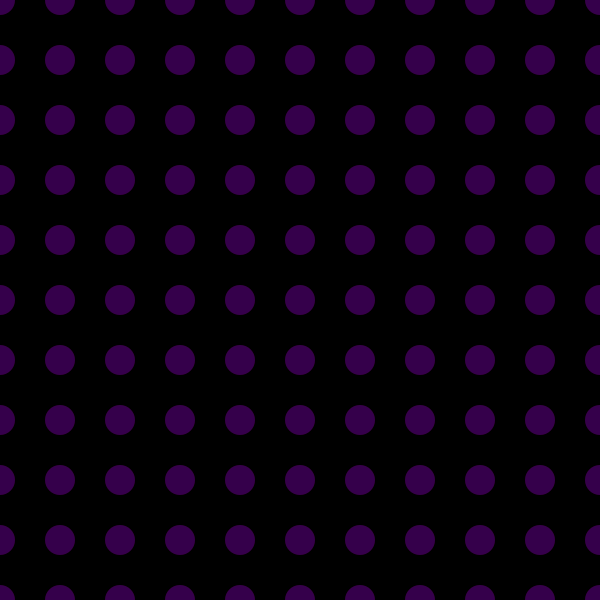
Frame 1 (no input)
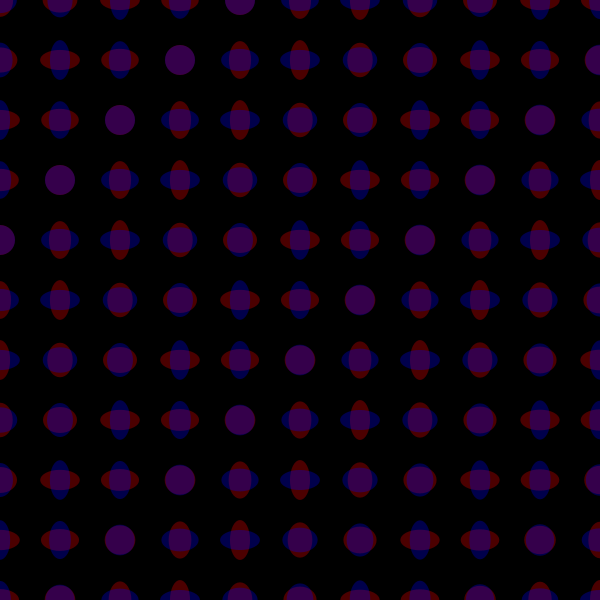
Frame 60 (the mouse pressed at the canvas centre just before this capture)
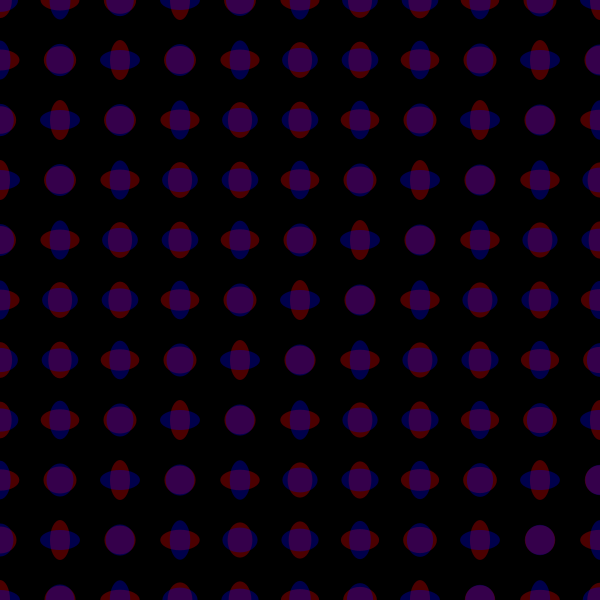
Frame 120 (the mouse held since frame 60 and released just before this capture)

The Processing sketch that drew these frames (run headless with seeded random() and noise(); from frame 60 on, the mouse is pressed at the canvas centre):

// Processing sketch: MainScript
// ── MainScript.pde
ArrayList<Cell> red;
ArrayList<Cell> blue;

float time;
float widthCircle;
float heightCircle;
int nbrCols;
int nbrRows;

void setup(){
  size(600, 600);
  frameRate(30);
  noStroke();
  
  time = 0;
  nbrCols = 10;
  nbrRows = nbrCols;
  
  widthCircle = width/nbrCols/2;
  heightCircle = height/nbrRows/2;
  
  red = new ArrayList<Cell>();
  blue = new ArrayList<Cell>();
  
  for(int i=0; i<=nbrRows; i++){
    for(int j=0; j<=nbrCols; j++){
      Cell cell = new Cell(j*width/nbrCols, i*height/nbrRows, true);
      red.add(cell);
      cell = new Cell(j*width/nbrCols, i*height/nbrRows, false);
      blue.add(cell);
    }
  }
}

void draw(){
  background(0);
  
  for(int i=0; i<red.size(); i++){
    red.get(i).update(time);
    blue.get(i).update(time);
    red.get(i).display();
    blue.get(i).display();
  }
  
  time += 0.1;
}

// ── Cell.pde
class Cell{
  float xPos;
  float yPos;
  float freq;
  float widthCell;
  float heightCell;
  boolean red;  
  
  Cell(float x, float y, boolean r){
    this.xPos = x;
    this.yPos = y;
    this.freq = 1 + 3*(this.xPos+this.yPos) / (height+width);
    this.widthCell = widthCircle;
    this.heightCell = heightCircle;
    this.red = r;
  }
  
  void update(float t){
    if(this.red){
      this.widthCell = widthCircle * (1 + 1.0/3 * sin(this.freq*t));
      this.heightCell = widthCircle * (1 + 1.0/3 * sin(-this.freq*t));
    } else {
      this.widthCell = widthCircle * (1 + 1.0/3 * sin(-this.freq*t));
      this.heightCell = widthCircle * (1 + 1.0/3 * sin(this.freq*t));
    }
  }
  
  void display(){
    if(this.red){
      fill(255, 0, 0, 75);
    } else {
      fill(0, 0, 255, 75);
    }
    ellipse(this.xPos, this.yPos, this.widthCell, this.heightCell);
  }
}
